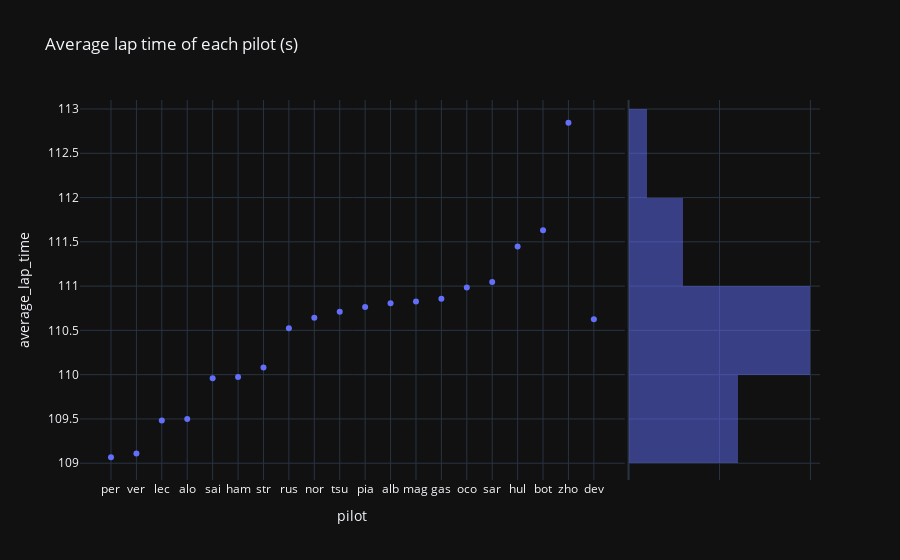

The code cell stored with this chart in its notebook:
### Code cell
px.scatter(last_gp, x="pilot", y="average_lap_time", title="Average lap time of each pilot (s)", marginal_y="histogram", template="plotly_dark")

### Figure 1 — Plotly figure (JSON) as saved in the notebook; plotly's stock layout.template omitted (floating-point values rounded to 4 significant figures)
{"data": [{"hovertemplate": "pilot=%{x}<br>average_lap_time=%{y}<extra></extra>", "legendgroup": "", "marker": {"color": "#636efa", "symbol": "circle"}, "mode": "markers", "name": "", "orientation": "v", "showlegend": false, "type": "scatter", "x": ["per", "ver", "lec", "alo", "sai", "ham", "str", "rus", "nor", "tsu", "pia", "alb", "mag", "gas", "oco", "sar", "hul", "bot", "zho", "dev"], "xaxis": "x", "y": [109.1, 109.1, 109.5, 109.5, 110.0, 110.0, 110.1, 110.5, 110.6, 110.7, 110.8, 110.8, 110.8, 110.9, 111.0, 111.0, 111.4, 111.6, 112.8, 110.6], "yaxis": "y"}, {"alignmentgroup": "True", "bingroup": "y", "hovertemplate": "average_lap_time=%{y}<br>count=%{x}<extra></extra>", "legendgroup": "", "marker": {"color": "#636efa"}, "name": "", "offsetgroup": "", "opacity": 0.5, "showlegend": false, "type": "histogram", "xaxis": "x2", "y": [109.1, 109.1, 109.5, 109.5, 110.0, 110.0, 110.1, 110.5, 110.6, 110.7, 110.8, 110.8, 110.8, 110.9, 111.0, 111.0, 111.4, 111.6, 112.8, 110.6], "yaxis": "y2"}], "layout": {"barmode": "overlay", "legend": {"tracegroupgap": 0}, "title": {"text": "Average lap time of each pilot (s)"}, "xaxis": {"anchor": "y", "domain": [0, 0.7363], "title": {"text": "pilot"}}, "xaxis2": {"anchor": "y2", "domain": [0.7413, 1], "matches": "x2", "showgrid": true, "showline": false, "showticklabels": false, "ticks": ""}, "yaxis": {"anchor": "x", "domain": [0, 1], "title": {"text": "average_lap_time"}}, "yaxis2": {"anchor": "x2", "domain": [0, 1], "matches": "y", "showgrid": true, "showticklabels": false}}}
